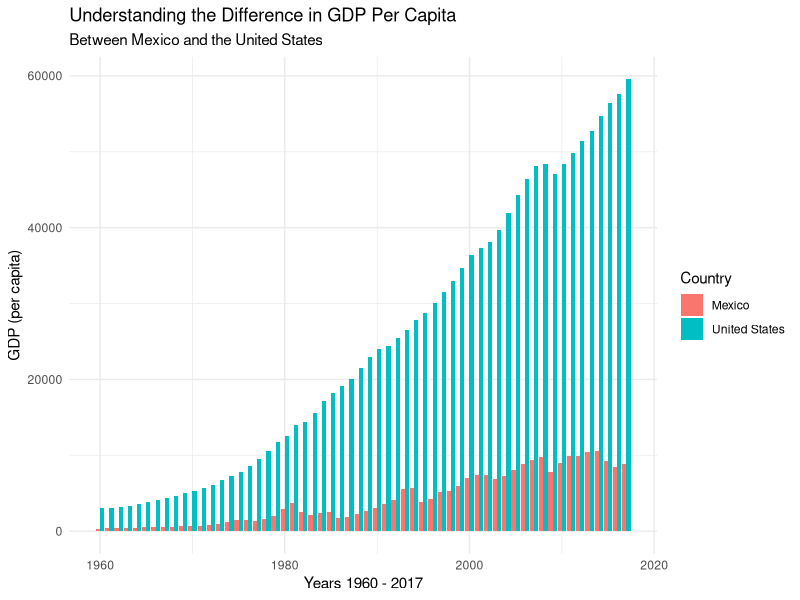
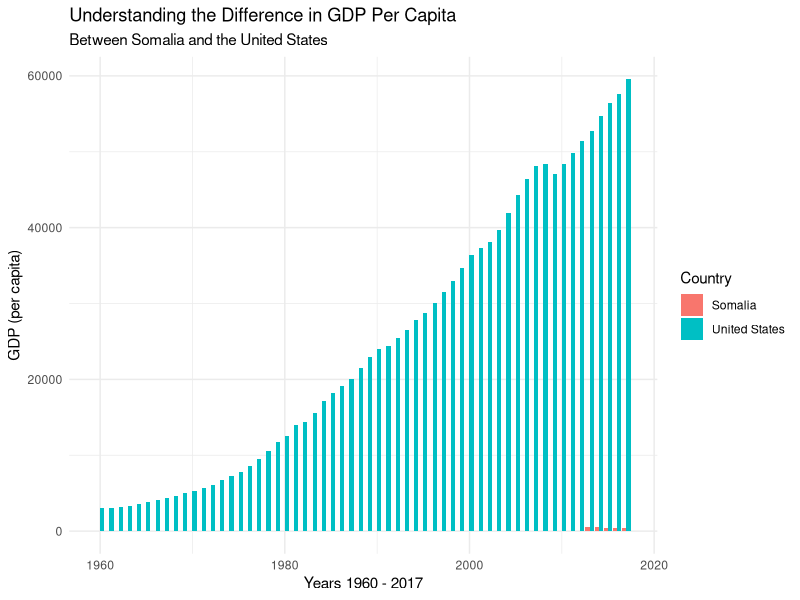
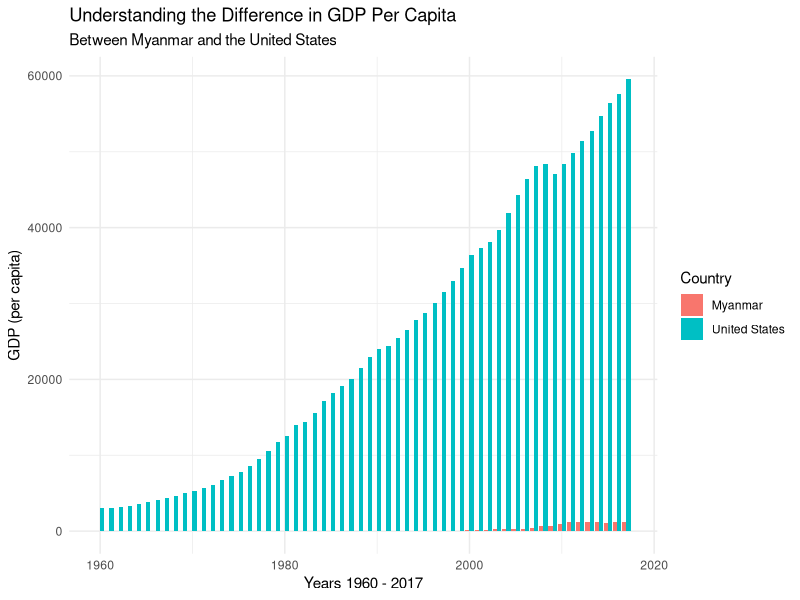
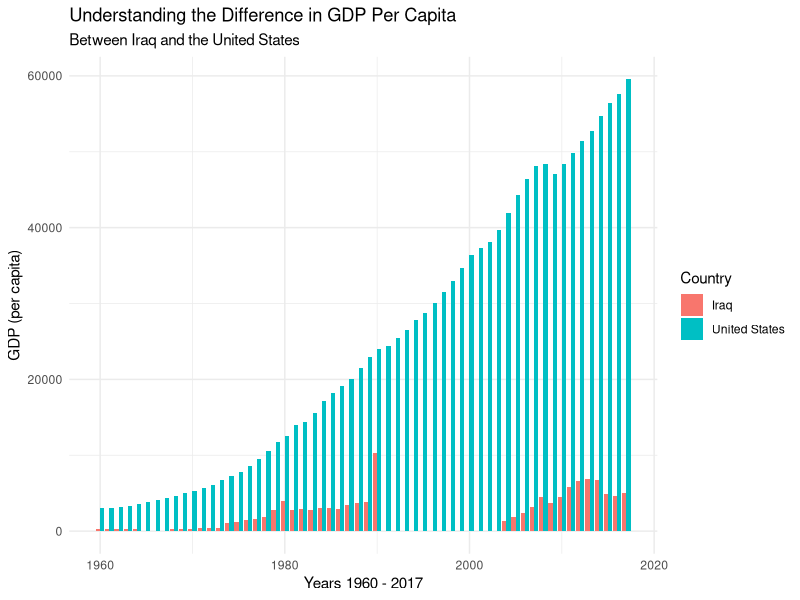
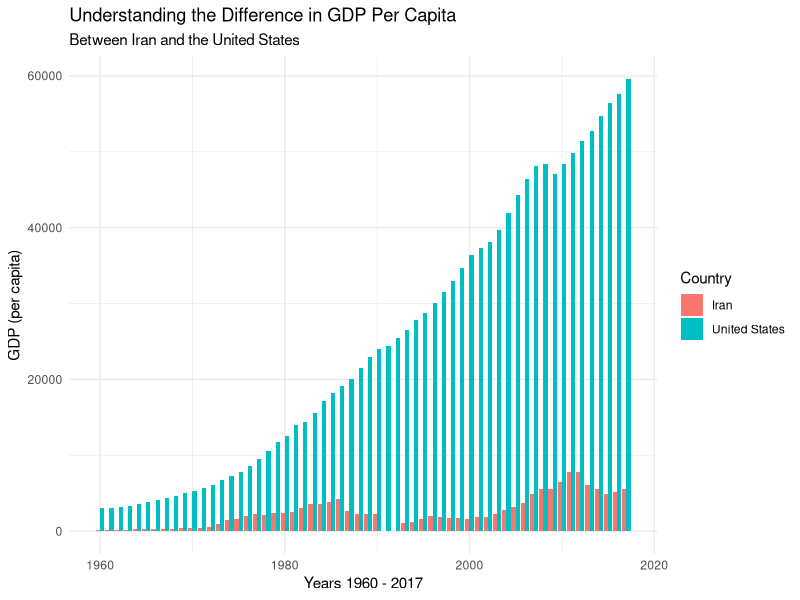

The R source for these figures, in order:
## ---- chunk 1
library(tidyverse)
## ---- chunk 2
gdp <- read.csv("gdp.csv")
## ---- chunk 3
gdp <- gdp %>%
  mutate(year_group = case_when(
    Year >= 1960 & Year < 1970 ~ "1960s",
    Year >= 1970 & Year < 1980 ~ "1970s",
    Year >= 1980 & Year < 1990 ~ "1980s",
    Year >= 1990 & Year < 2000 ~ "1990s",
    Year >= 2000 & Year < 2010 ~ "2000s",
    Year >= 2010 & Year < 2017 ~ "2010s",
  )) 
## ---- chunk 4
only_mex <- gdp %>%
  select(Mexico, Year, year_group) %>%
  mutate(mex_or_nah = "Mexico",
         toget = Mexico) %>%
  select(toget, Year, year_group, mex_or_nah)

only_us <- gdp %>%
  select(United.States, Year, year_group) %>%
  mutate(mex_or_nah = "United States",
         toget = United.States) %>%
  select(toget, Year, year_group, mex_or_nah)

us_and_mex <- rbind(only_us, only_mex)
## ---- chunk 5
ggplot(us_and_mex, mapping = aes(x = Year, y = toget, fill = mex_or_nah)) +
  geom_bar(stat = "identity", position = position_dodge()) +
  theme_minimal() +
  labs(title = "Understanding the Difference in GDP Per Capita",
       subtitle = "Between Mexico and the United States",
       x = "Years 1960 - 2017",
       y = "GDP (per capita)",
       fill = "Country")
## ---- chunk 6
only_som <- gdp %>%
  select(Somalia, Year, year_group) %>%
  mutate(som_or_nah = "Somalia",
         toget = Somalia) %>%
  select(toget, Year, year_group, som_or_nah)

only_us_som <- gdp %>%
  select(United.States, Year, year_group) %>%
  mutate(som_or_nah = "United States",
         toget = United.States) %>%
  select(toget, Year, year_group, som_or_nah)

us_and_som <- rbind(only_us_som, only_som)
## ---- chunk 7
ggplot(us_and_som, mapping = aes(x = Year, y = toget, fill = som_or_nah)) +
  geom_bar(stat = "identity", position = position_dodge()) +
  theme_minimal() +
  labs(title = "Understanding the Difference in GDP Per Capita",
       subtitle = "Between Somalia and the United States",
       x = "Years 1960 - 2017",
       y = "GDP (per capita)",
       fill = "Country")
## ---- chunk 8
only_myan <- gdp %>%
  select(Myanmar, Year, year_group) %>%
  mutate(myan_or_nah = "Myanmar",
         toget = Myanmar) %>%
  select(toget, Year, year_group, myan_or_nah)

only_us_myan <- gdp %>%
  select(United.States, Year, year_group) %>%
  mutate(myan_or_nah = "United States",
         toget = United.States) %>%
  select(toget, Year, year_group, myan_or_nah)

us_and_myan <- rbind(only_us_myan, only_myan)
## ---- chunk 9
ggplot(us_and_myan, mapping = aes(x = Year, y = toget, fill = myan_or_nah)) +
  geom_bar(stat = "identity", position = position_dodge()) +
  theme_minimal() +
  labs(title = "Understanding the Difference in GDP Per Capita",
       subtitle = "Between Myanmar and the United States",
       x = "Years 1960 - 2017",
       y = "GDP (per capita)",
       fill = "Country")
## ---- chunk 10
only_iraq <- gdp %>%
  select(Iraq, Year, year_group) %>%
  mutate(iraq_or_nah = "Iraq",
         toget = Iraq) %>%
  select(toget, Year, year_group, iraq_or_nah)

only_us_iraq <- gdp %>%
  select(United.States, Year, year_group) %>%
  mutate(iraq_or_nah = "United States",
         toget = United.States) %>%
  select(toget, Year, year_group, iraq_or_nah)

us_and_iraq <- rbind(only_us_iraq, only_iraq)
## ---- chunk 11
ggplot(us_and_iraq, mapping = aes(x = Year, y = toget, fill = iraq_or_nah)) +
  geom_bar(stat = "identity", position = position_dodge()) +
  theme_minimal() +
  labs(title = "Understanding the Difference in GDP Per Capita",
       subtitle = "Between Iraq and the United States",
       x = "Years 1960 - 2017",
       y = "GDP (per capita)",
       fill = "Country")
## ---- chunk 12
only_iran <- gdp %>%
  select(Iran..Islamic.Rep., Year, year_group) %>%
  mutate(iran_or_nah = "Iran",
         toget = Iran..Islamic.Rep.) %>%
  select(toget, Year, year_group, iran_or_nah)

only_us_iran <- gdp %>%
  select(United.States, Year, year_group) %>%
  mutate(iran_or_nah = "United States",
         toget = United.States) %>%
  select(toget, Year, year_group, iran_or_nah)

us_and_iran <- rbind(only_us_iran, only_iran)
## ---- chunk 13
ggplot(us_and_iran, mapping = aes(x = Year, y = toget, fill = iran_or_nah)) +
  geom_bar(stat = "identity", position = position_dodge()) +
  theme_minimal() +
  labs(title = "Understanding the Difference in GDP Per Capita",
       subtitle = "Between Iran and the United States",
       x = "Years 1960 - 2017",
       y = "GDP (per capita)",
       fill = "Country")
## ---- chunk 14
mexico <- read.csv("mexico_data.csv")
